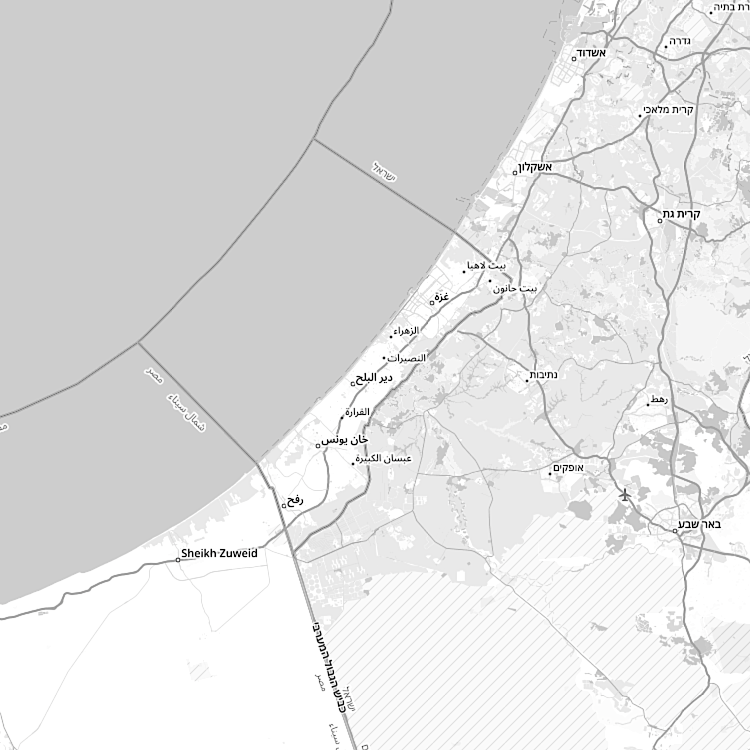
#> input picture GAZA.png, 1500 x 1500 px (shown at 1/2 size)
$ python WDWGFH.py
#> lines starting #> are read from the running program, lines starting #| are printed output that depends on the picture
import matplotlib.pyplot as plt
from PIL import Image
import numpy as np
import pandas as pd
import glob
import random
import cv2
import os
from skimage.util import random_noise
import subprocess

def ProcessFrame(frame):
    frame = np.asarray(frame)
    frame = random_noise(frame, mode='gaussian', var=0.4)
    frame_final = (255*frame).astype(np.uint8)
    return(frame_final)


plt.rcParams["font.family"] = "Arial"
plt.rcParams["font.size"] = 19

def ProcessPhotos():
    np.random.seed(10000)

    ############################################################################
    # Palestine
    img = plt.imread('GAZA.png')
#> img is the input picture: shape (1500, 1500, 4) float32; mean R, G, B, A 0.879, 0.879, 0.879, 1

    for size in [50000, 40000, 30000, 25000, 20000, 15000, 10000, 7500, 5000, 2500, 2000, 1500, 1000, 500, 250]:
        plt.scatter(0,750,zorder=1,c='#EE2A35',s=size, alpha=0.1) # Red
        plt.scatter(1250,0,zorder=1,c='#000000',s=size, alpha=0.1) # Black
        plt.scatter(1250,1500,zorder=1,c='#009736',s=size, alpha=0.1) # Green
        plt.scatter(750,750,zorder=1,c='#FFFFFF',s=size, alpha=0.1) # White

    plt.imshow(img, zorder=0, extent=[0, 1500, 0, 1500])
    plt.axis('off')
    plt.savefig('WDWGFH_scatter.png', bbox_inches = 'tight', pad_inches = 0, dpi=1000)
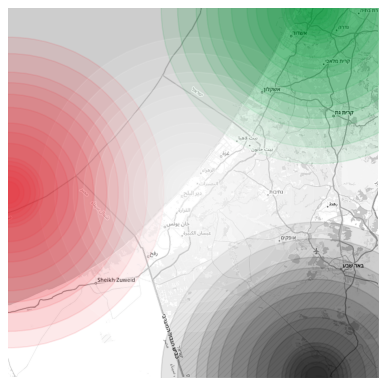
#> figure drawn by matplotlib, 1 panel
    plt.close()

    img = cv2.imread('WDWGFH_scatter.png')
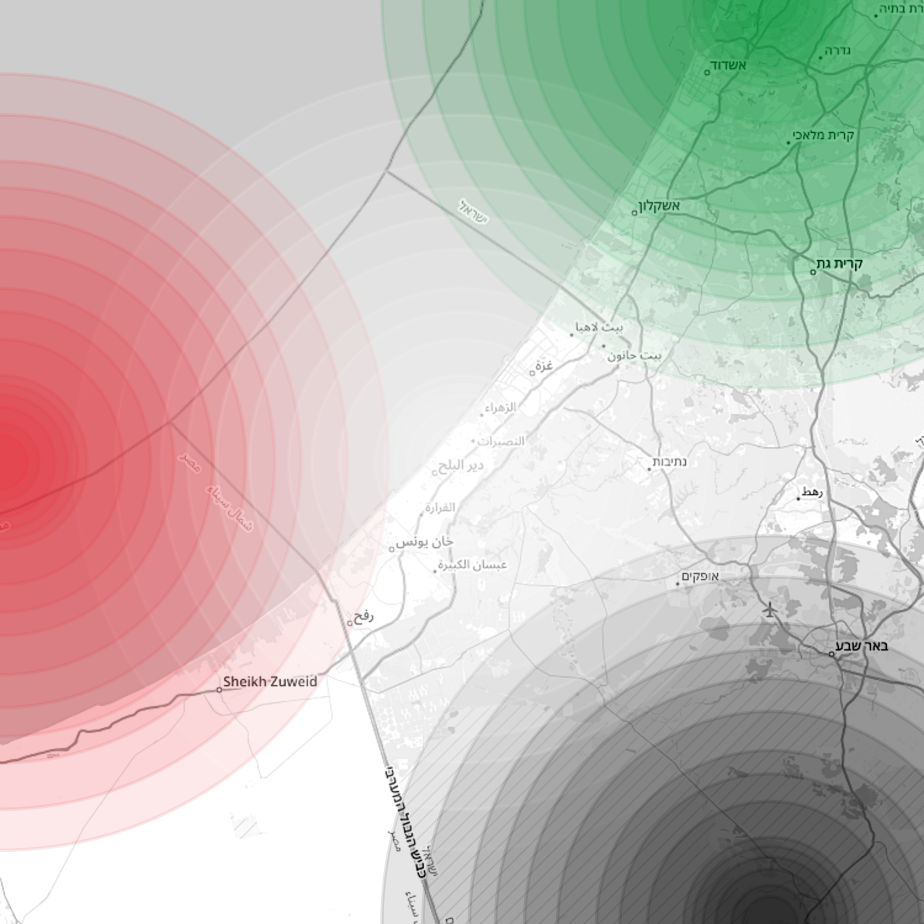
#> img: shape (3696, 3696, 3) (shown at 1/4 size); mean B, G, R 184.9, 191.1, 197
    img = ProcessFrame(img)
#> in ProcessFrame, `frame = random_noise(frame, mode='gaussian', var=0.4)`:
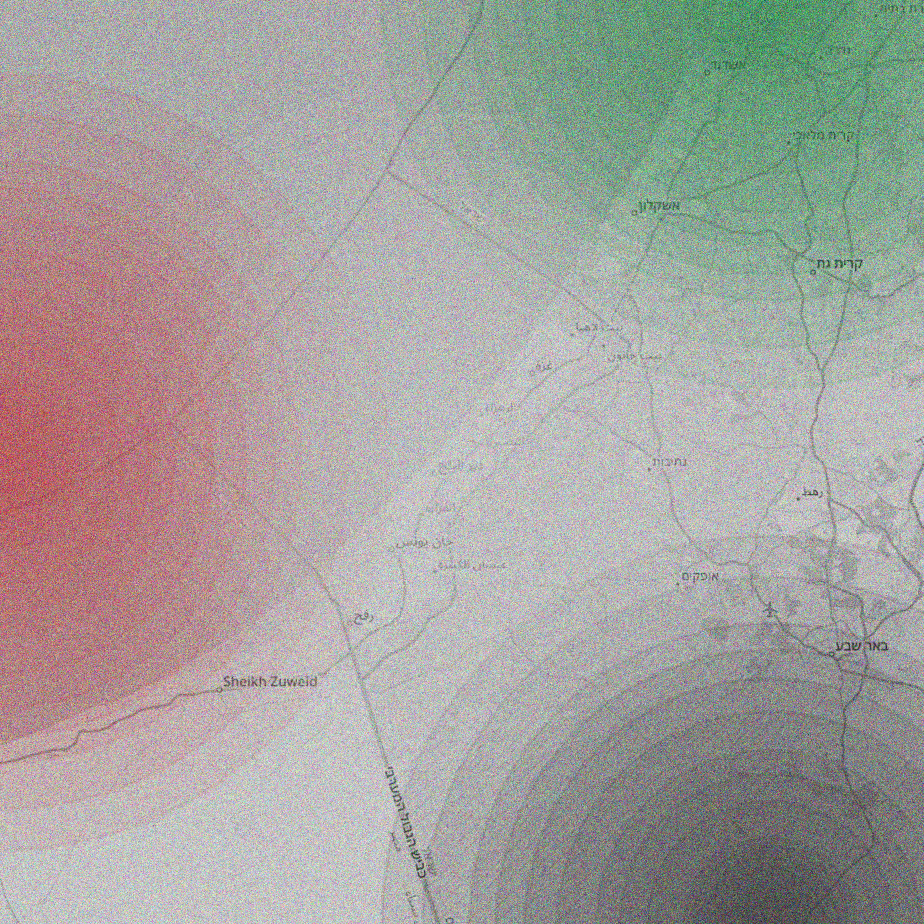
#> frame: shape (3696, 3696, 3) float64 (shown at 1/4 size); mean B, G, R 0.622, 0.635, 0.647
    cv2.imwrite('WDWGFH_noise.png', img)

    img = plt.imread('WDWGFH_noise.png')
    plt.imshow(img, zorder=0, extent=[0, 1500, 0, 1500])
    plt.text(50, 725, 'Where do we go from here?', style='italic', weight='bold', c='#00000C')
    plt.axis('off')
    plt.savefig('WDWGFH_text.png', bbox_inches = 'tight', pad_inches = 0, dpi=1000, facecolor='#448E5E')
    plt.close()

def Main():
    ProcessPhotos()
    # example to generate glitches: glitch_this -o out_file.png in_file.png [0-10]
Main()
